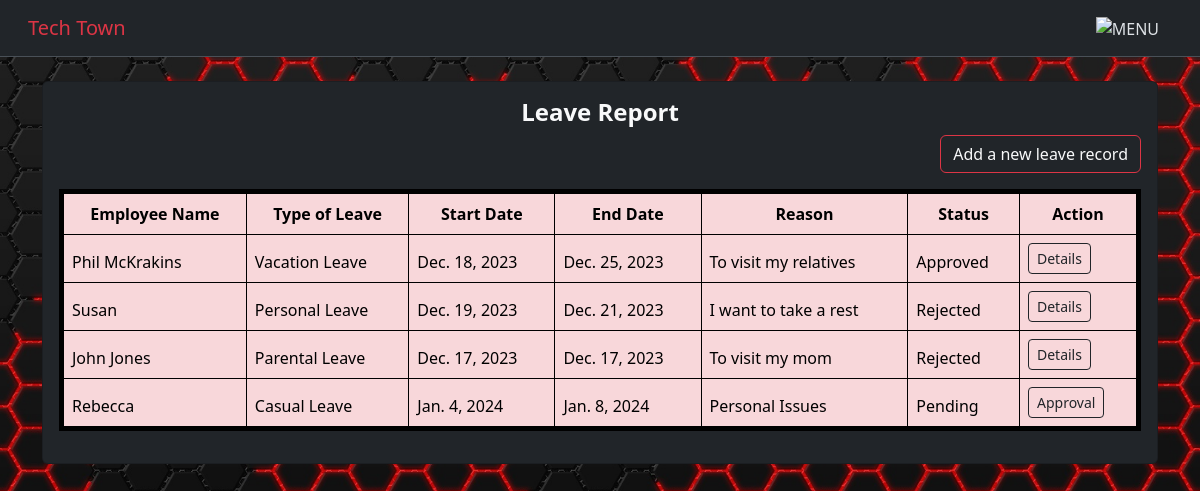
Page /leaves/ (signed in) on the committed database.
### TechTown/models.py (models this page shows, shortened)
class Leave(models.Model):
    employee = models.ForeignKey('Employee', on_delete=models.CASCADE)
    leave_type = models.ForeignKey('LeaveType',on_delete=models.CASCADE,default='Personal Leave')
    start_date = models.DateField()
    end_date = models.DateField()
    reason = models.TextField()
    status = models.CharField(max_length=40,default='Pending')

class Employee(models.Model):
    image = models.ImageField(blank=True)
    name = models.CharField(max_length=40)
    dept = models.ForeignKey('Department', on_delete=models.CASCADE)
    role = models.ForeignKey('Position', on_delete=models.CASCADE)
    email = models.CharField(max_length=40)
    phone = models.CharField(max_length=30)
    birthday = models.DateField()
    address = models.TextField()
    salary = models.IntegerField()
    hired_date = models.DateField()
    def __str__(self):
        return self.name

class LeaveType(models.Model):
    leave_type = models.CharField(max_length=40)
    def __str__(self):
        return self.leave_type

### TechTown/views.py (the view)
# urls.py: path("leaves/", views.leaves, name="leave"),
@login_required
def leaves(request):
    if request.method == 'POST':
        employee_id = request.POST.get('employee')
        leave_type_id =int(request.POST.get('leave_type'))
        start_date = request.POST.get('start_date')
        end_date = request.POST.get('end_date')
        reason = request.POST.get('reason')
        leave_type = LeaveType.objects.get(id=leave_type_id)
        leave = Leave.objects.create(
            employee_id=employee_id,
            leave_type=leave_type,
            start_date=start_date,
            end_date=end_date,
            reason=reason,
        )
        return redirect('/leaves/')
    else:
        emp = Employee.objects.all()
        leave_type = LeaveType.objects.all()
        leave = Leave.objects.all()
        return render(request,'leaves.html',{'leave':leave,'emp':emp,'leave_type':leave_type})

### TechTown/templates/leaves.html (shortened to what this page needs)
{% extends 'base.html' %}
{% block body %}
{% load static %}
<div class="container mt-4">
    <div class="card text-bg-dark mx-auto p-3">
    <h4 class="mx-auto text-light"><b>Leave Report</b></h4>
    <button type="button" class="btn btn-outline-danger text-light ms-auto mb-3" data-bs-toggle="modal" data-bs-target="#addleave">
        Add a new leave record
    </button>
    <table class="table table-bordered table-danger table-hover" style="border:black solid 5px;">
        <thead>
            <tr>
                <th class="text-center">Employee Name</th>
                <th class="text-center">Type of Leave</th>
                <th class="text-center">Start Date</th>
                <th class="text-center">End Date</th>
                <th class="text-center">Reason</th>
                <th class="text-center">Status</th>
                <th class="text-center">Action</th>
            </tr>
            {% for l in leave %}
            <tr>
                <td>{{l.employee}}</td>
                <td>{{l.leave_type}}</td>
                <td>{{l.start_date}}</td>
                <td>{{l.end_date}}</td>
                <td>{{l.reason}}</td>
                <td>{{l.status}}</td>
                <td>
                    {% if l.status == 'Pending' %}
                    <button type="button" class="btn btn-outline-dark btn-sm" data-bs-toggle="modal" data-bs-target="#approval{{ l.id }}">
                        Approval
                    </button>
                    {% endif %}
                    {% if l.status != 'Pending' %}
                    <a href="/leaves/details/{{l.id}}/{{l.id}}/" class="btn btn-outline-dark btn-sm">Details</a>
                    {% endif %}
                </td>
            </tr>
            {% endfor %}
        </thead>
    </table>
    {% for l in leave %}
    </div>
    {% endfor %}
{% endblock %}

### rows in the picture
Leave: employee "Phil McKrakins", leave_type "Vacation Leave", start_date "Dec. 18, 2023", end_date "Dec. 25, 2023", reason "To visit my relatives", status "Approved"
Leave: employee "Susan", leave_type "Personal Leave", start_date "Dec. 19, 2023", end_date "Dec. 21, 2023", reason "I want to take a rest", status "Rejected"
Leave: employee "John Jones", leave_type "Parental Leave", start_date "Dec. 17, 2023", end_date "Dec. 17, 2023", reason "To visit my mom", status "Rejected"
Leave: employee "Rebecca", leave_type "Casual Leave", start_date "Jan. 4, 2024", end_date "Jan. 8, 2024", reason "Personal Issues", status "Pending"
